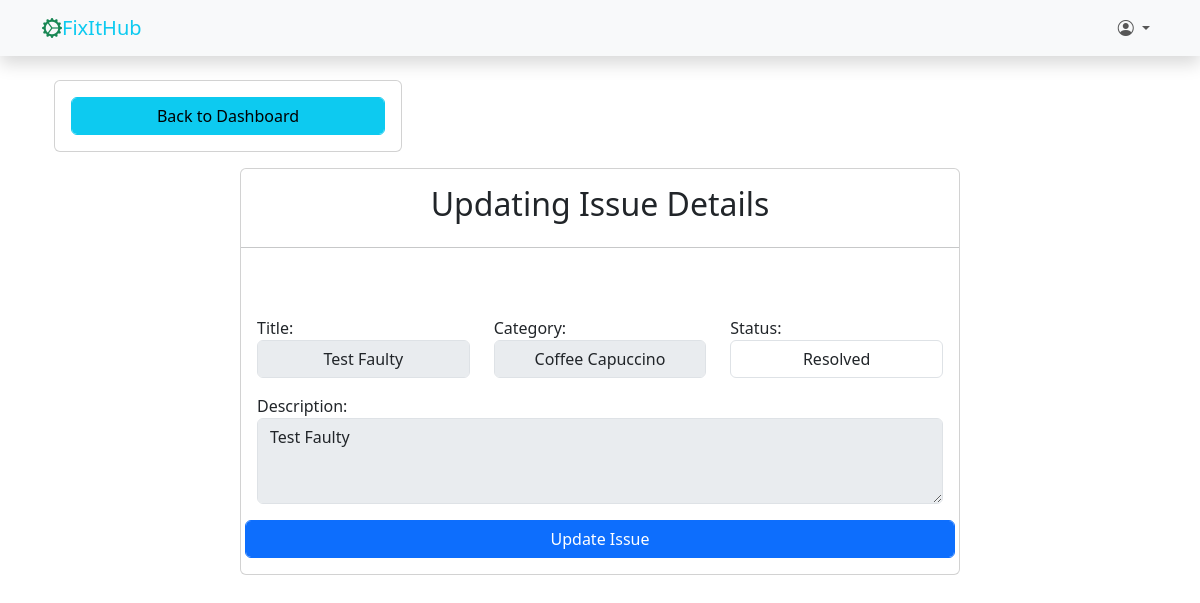
Screenshot of /issue/update/5/ (signed in) with the database file from the repository.
### main_app/models.py (models this page shows, shortened)
class Issue(models.Model):
    STATUS_CHOICES = (
        ('pending', 'Pending'),
        ('in_progress', 'In Progress'),
        ('resolved', 'Resolved'),
    )
    title = models.CharField(max_length=255)
    description = models.TextField()
    status = models.CharField(max_length=20, choices=STATUS_CHOICES, default='pending')
    category = models.ForeignKey(Category, null=True, blank=True, on_delete=models.SET_NULL)
    reported_by = models.ForeignKey(CustomUser, on_delete=models.SET_NULL, null=True, blank=True)
    created_at = models.DateTimeField(auto_now_add=True)
    updated_at = models.DateTimeField(auto_now=True)
    class Meta:
        db_table = 'issues'

### main_app/views.py (the view)
# urls.py: path('issue/update/<int:pk>/', views.update_issue, name='update_issue'),
@login_required
def update_issue(request, pk):
    issue = Issue.objects.get(id=pk)
    if request.method == 'POST':
        form = IssueUpdateForm(request.POST, instance=issue)
        if form.is_valid():
            form.save()
            messages.success(request, 'Issue updated successfully')
            return redirect('dashboard')
    else:
        form = IssueUpdateForm(instance=issue)
    context = {
        'form': form
    }
    return render(request, 'main_app/edit_issue.html', context)

### main_app/forms.py
class IssueUpdateForm(forms.ModelForm):
    title = forms.CharField(widget=forms.TextInput(attrs={
        'class': 'form-control text-center',
        'placeholder': 'Enter your issue title',
    }))
    category = forms.ModelChoiceField(queryset=Category.objects.all(), widget=forms.Select(attrs={
            'class': 'form-control text-center',
        }),
        empty_label=" -- -Select Issue's Category- -- "
    )
    status = forms.ChoiceField(
        choices=Issue.STATUS_CHOICES,
        widget=forms.Select(attrs={
            'class': 'form-control text-center',
        })
    )
    description = forms.CharField(widget=forms.Textarea(attrs={
        'class': 'form-control',
        'placeholder': 'Enter Product Description',
        'rows': 3
    }))
    class Meta:
        model = Issue
        fields = ['title', 'description', 'status', 'category', 'reported_by']
    def __init__(self, *args, **kwargs):
        super().__init__(*args, **kwargs)
        for field_name in self.fields:
            if field_name != 'status':
                self.fields[field_name].disabled = True

### main_app/models.py (called while the page is built)
    def __str__(self):
        return self.name

### templates/main_app/edit_issue.html (shortened to what this page needs)
{% extends 'partials/base.html' %}
{% block content %}
<div class="container">
    <div class="row mb-3">
        <div class="col-md-4">
            <div class="card">
                <div class="card-body">
                    <a href="{% url 'dashboard' %}" class="btn btn-info form-control">Back to Dashboard</a>
                </div>
            </div>
        </div>
    </div>
    <div class="row justify-content-center">
        <div class="col-md-8">
            <div class="card">
                <h2 class="card-title text-center mt-3">Updating Issue Details</h2>
                <hr>
                <div class="card-body">
                    <div class="row p-2 m-1">
                    </div>
                    <form method="post">
                        <div class="row mt-3">
                            <div class="col-md-4">
                                <label for="title">Title:</label>
                                {{ form.title }}
                            </div>
                            <div class="col-md-4">
                                <label for="categor">Category:</label>
                                {{ form.category }}
                            </div>
                            <div class="col-md-4">
                                <label for="status">Status:</label>
                                {{ form.status }}
                            </div>
                        </div>
                        <div class="row mt-3">
                            <div class="col-md-12">
                                <label for="description">Description:</label>
                                {{ form.description }}
                            </div>
                        </div>
                        <div class="row mt-3">
                            <button type="submit" class="btn btn-primary form-control">
                                Update Issue
                            </button>
                        </div>
                    </form>
                </div>
            </div>
        </div>
    </div>
</div>
{% endblock content %}

### rows the page displays
Issue: title "Test Faulty", category "Coffee Capuccino", status "Resolved", description "Test Faulty"
